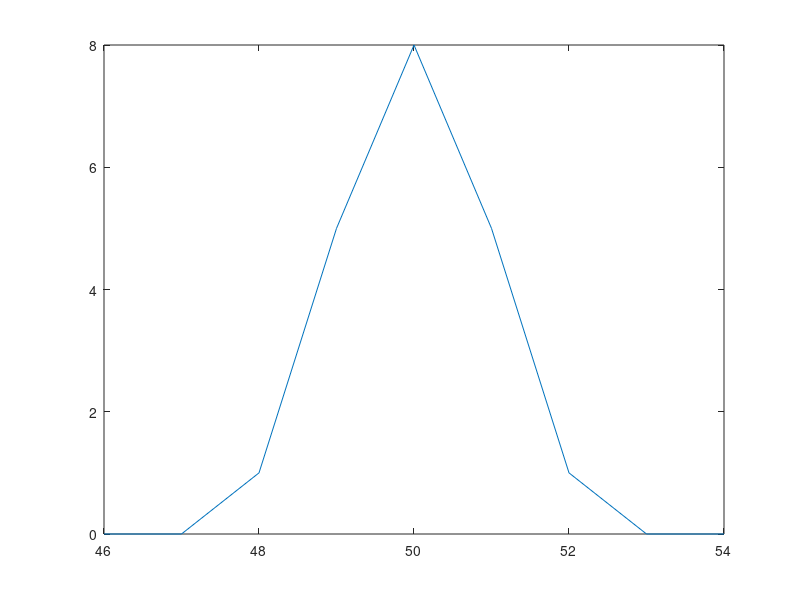

This figure's MATLAB source:
clear
close all

dotAmount=20;
u=50;
o=1;

x=u-(4*o):u+(4*o);

bot1=o*sqrt(2*pi);
bot2=(2*o^2);

for i=1:length(x)
    top=(-1*((x(i)-u)^2));
    y(i)=(1/bot1)*exp(top/bot2);
end

y=y*dotAmount;
y=round(y);
dotAmount=sum(y);

plot(x,y)


y=y*dotAmount;
y=round(y);
newDotAmount=sum(y);

dotSizes=[];
z=1;
for i=1:length(y)
    if y(i)~=0
        dotSizes(z:z+y(i)-1)=x(i);
        z=z+y(i);
    end
end
